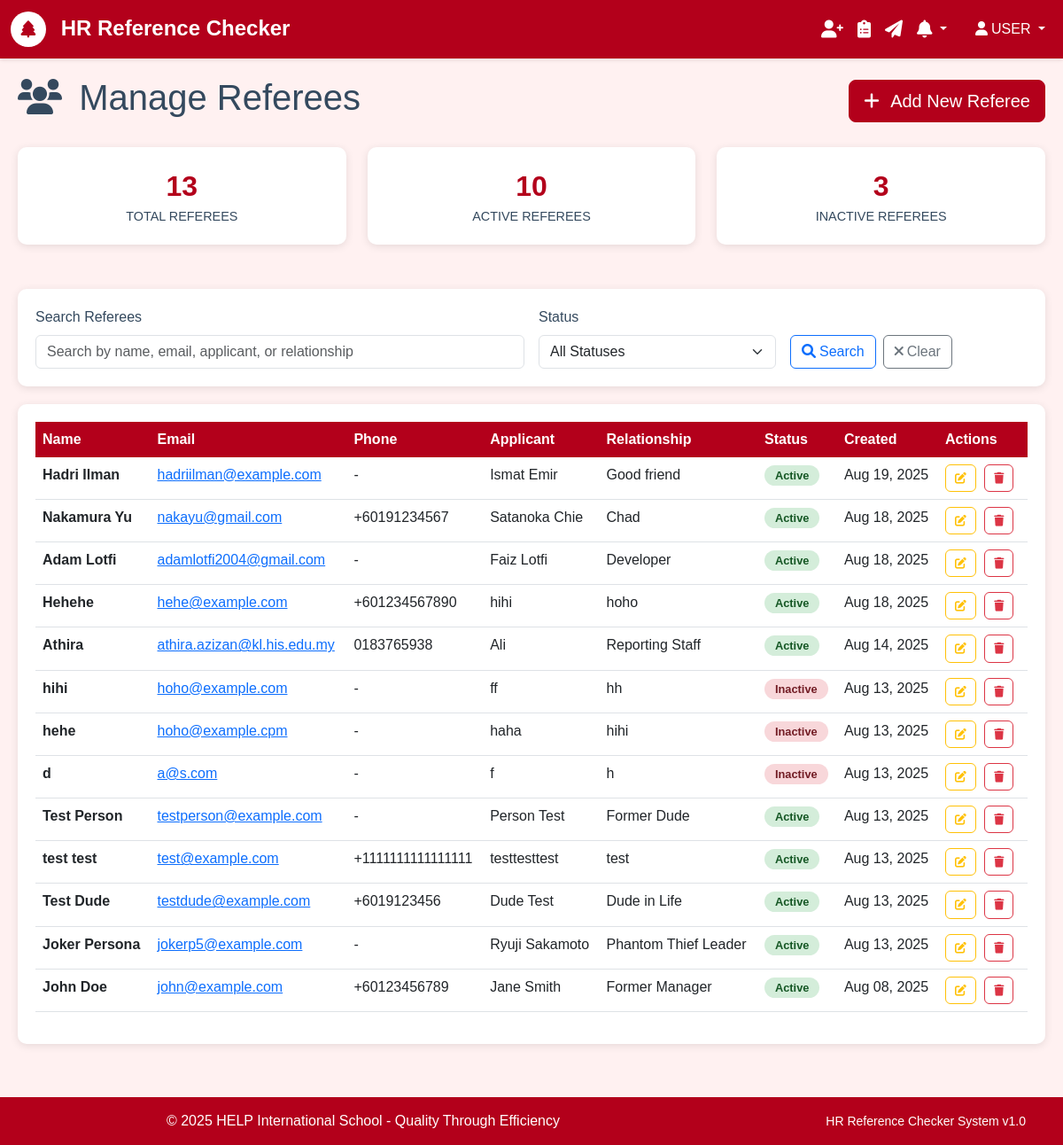
/referees/ (signed in), run on an earlier commit of the app's database.
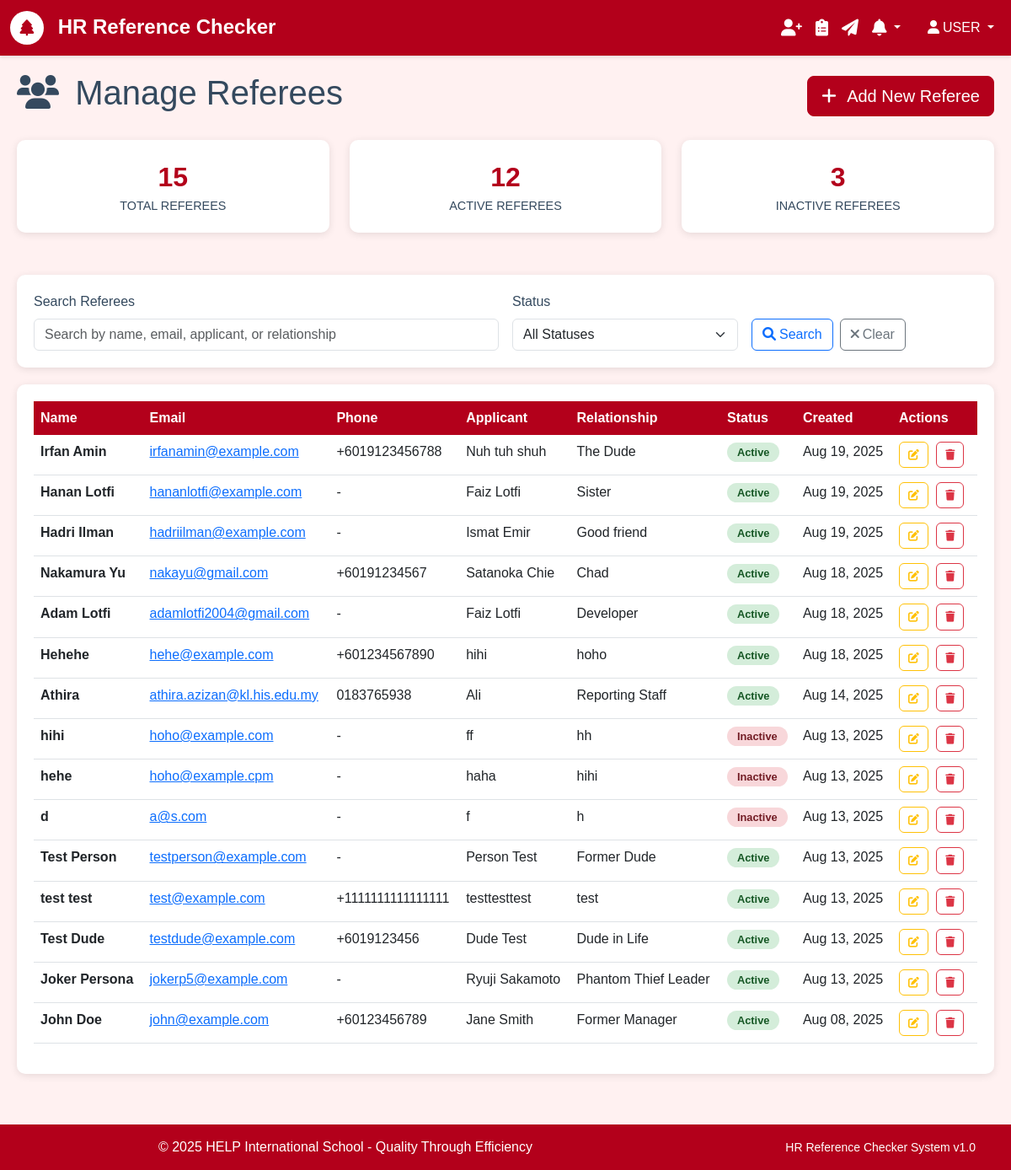
And on a later commit of the database.
### referees/models.py (models this page shows, shortened)
class Referee(models.Model):
    name = models.CharField(max_length=255)
    email = models.EmailField()
    phone_regex = RegexValidator(
        regex=r'^\+?1?\d{9,15}$',
        message="Phone number must be entered in the format: '+999999999'. Up to 15 digits allowed."
    )
    phone = models.CharField(validators=[phone_regex], max_length=17, blank=True)
    relationship = models.CharField(max_length=100, help_text="e.g., Former Manager, Colleague, etc.")
    applicant_name = models.CharField(max_length=255, help_text="Name of the person being referenced")
    created_at = models.DateTimeField(auto_now_add=True)
    is_active = models.BooleanField(default=True)
    class Meta:
        ordering = ['-created_at']
        verbose_name = 'Referee'
        verbose_name_plural = 'Referees'

### referees/views.py (the view, shortened to what this page needs)
# urls.py: path('', views.RefereeListView.as_view(), name='list'),
class RefereeListView(LoginRequiredMixin, ListView):
    model = Referee
    template_name = 'referees/list.html'
    context_object_name = 'referees'
    paginate_by = 20
    def get_queryset(self):
        queryset = Referee.objects.all().order_by('-created_at')
        search_query = self.request.GET.get('search')
        status_filter = self.request.GET.get('status')
        if status_filter == 'active':
            queryset = queryset.filter(is_active=True)
        elif status_filter == 'inactive':
            queryset = queryset.filter(is_active=False)
        return queryset
    def get_context_data(self, **kwargs):
        context = super().get_context_data(**kwargs)
        context['search_query'] = self.request.GET.get('search', '')
        context['status_filter'] = self.request.GET.get('status', '')
        context['total_referees'] = Referee.objects.count()
        context['active_referees'] = Referee.objects.filter(is_active=True).count()
        context['inactive_referees'] = Referee.objects.filter(is_active=False).count()
        return context

### core/models.py (called while the page is built)
    @classmethod
    def get_unread_count(cls, user):
        return cls.objects.filter(user=user, is_read=False, is_dismissed=False).count()

    @classmethod
    def get_recent_notifications(cls, user, limit=10):
        return cls.objects.filter(user=user, is_dismissed=False).order_by('-created_at')[:limit]

### templates/referees/list.html (shortened to what the changed rows need)
{% extends 'base.html' %}
{% block content %}
<div class="referee-container">
    <div class="d-flex justify-content-between align-items-center mb-4">
        <h1>
            <i class="fas fa-users me-2"></i>
            Manage Referees
        </h1>
    </div>
    <div class="row stats-row">
        <div class="col-md-4">
            <div class="stat-card">
                <div class="stat-number">{{ total_referees }}</div>
                <div class="stat-label">Total Referees</div>
            </div>
        </div>
        <div class="col-md-4">
            <div class="stat-card">
                <div class="stat-number">{{ active_referees }}</div>
                <div class="stat-label">Active Referees</div>
            </div>
        </div>
    </div>
    <div class="table-container">
        {% if referees %}
            <div class="table-responsive">
                <table class="table table-hover">
                    <thead>
                        <tr>
                            <th>Name</th>
                            <th>Email</th>
                            <th>Phone</th>
                            <th>Applicant</th>
                            <th>Relationship</th>
                            <th>Status</th>
                            <th>Created</th>
                            <th>Actions</th>
                        </tr>
                    </thead>
                    <tbody>
                        {% for referee in referees %}
                        <tr>
                            <td>
                                <strong>{{ referee.name }}</strong>
                            </td>
                            <td>
                                <a href="mailto:{{ referee.email }}">{{ referee.email }}</a>
                            </td>
                            <td>{{ referee.phone|default:"-" }}</td>
                            <td>{{ referee.applicant_name }}</td>
                            <td>{{ referee.relationship }}</td>
                            <td>
                                {% if referee.is_active %}
                                    <span class="status-badge status-active">Active</span>
                                {% else %}
                                    <span class="status-badge status-inactive">Inactive</span>
                                {% endif %}
                            </td>
                            <td>{{ referee.created_at|date:"M d, Y" }}</td>
                            <td>
                                <a href="{% url 'referees:edit' referee.pk %}"
                                   class="btn btn-outline-warning btn-action"
                                   title="Edit">
                                    <i class="fas fa-edit"></i>
                                </a>
                                <a href="{% url 'referees:delete' referee.pk %}"
                                    class="btn btn-outline-danger btn-action"
                                    title="Deactivate"
                                    onclick="return confirm('Are you sure you want to deactivate this referee?')">
                                    <i class="fas fa-trash"></i>
                                 </a>
                            </td>
                        </tr>
                        {% endfor %}
                    </tbody>
                </table>
            </div>
        {% endif %}
    </div>
</div>
{% endblock %}

What changed in the data, as far as the page shows it:
added Referee: name "Irfan Amin", email "irfanamin@example.com", phone "+6019123456788", applicant_name "Nuh tuh shuh", relationship "The Dude", is_active "Active", created_at "Aug 19, 2025"
added Referee: name "Hanan Lotfi", email "hananlotfi@example.com", phone "-", applicant_name "Faiz Lotfi", relationship "Sister", is_active "Active", created_at "Aug 19, 2025"
Also different on the page:
{{ total_referees }}: "13" → "15"
{{ active_referees }}: "10" → "12"
